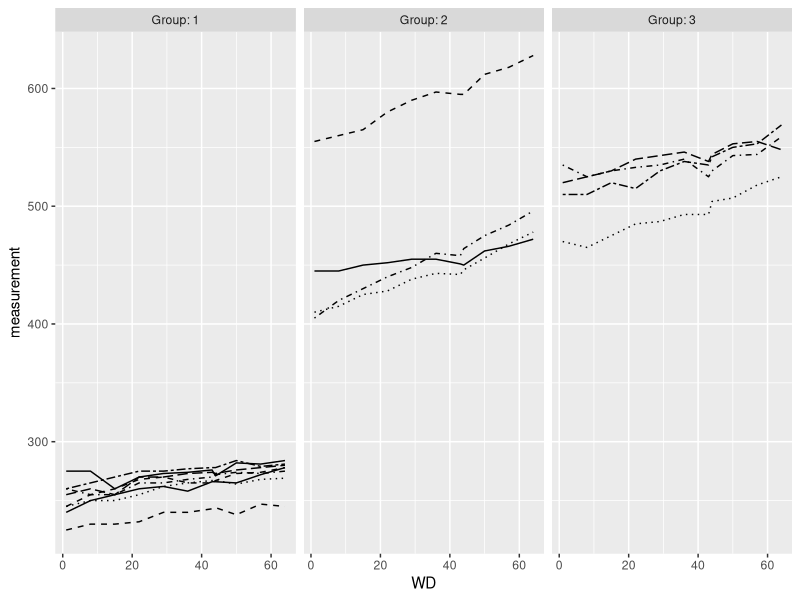
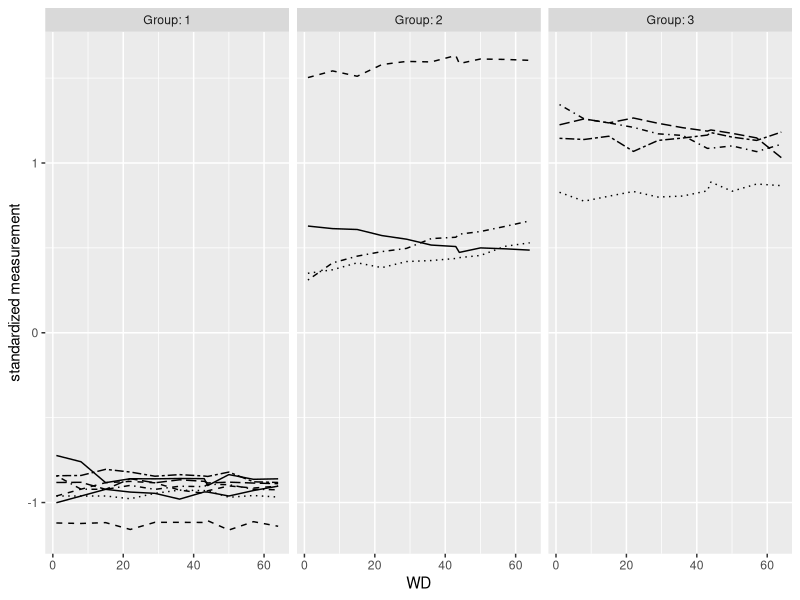
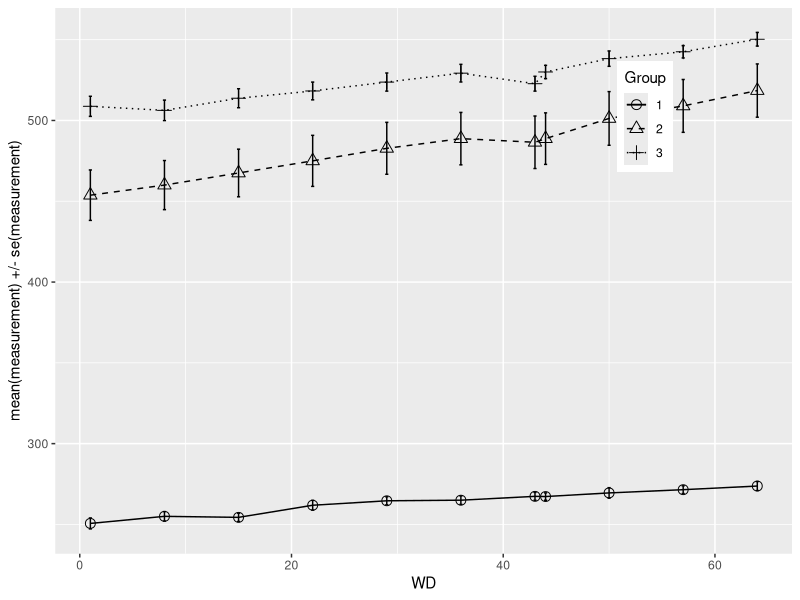
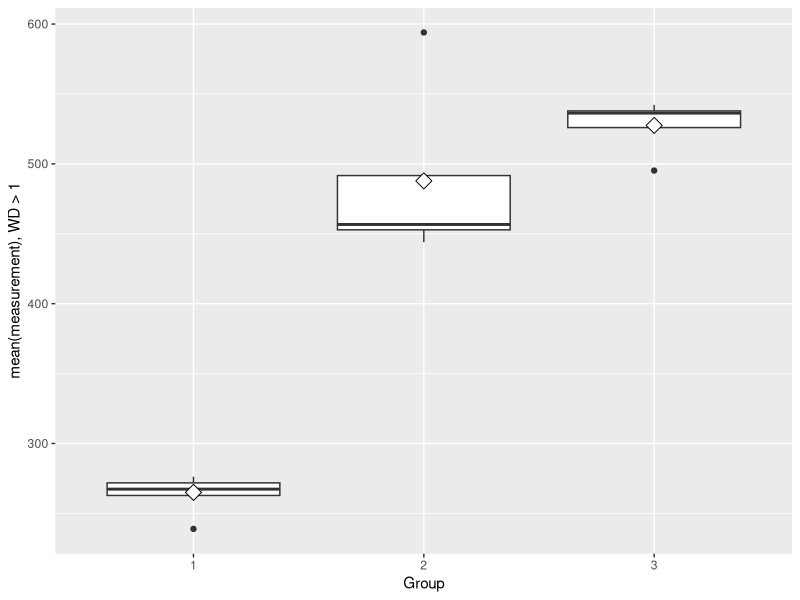
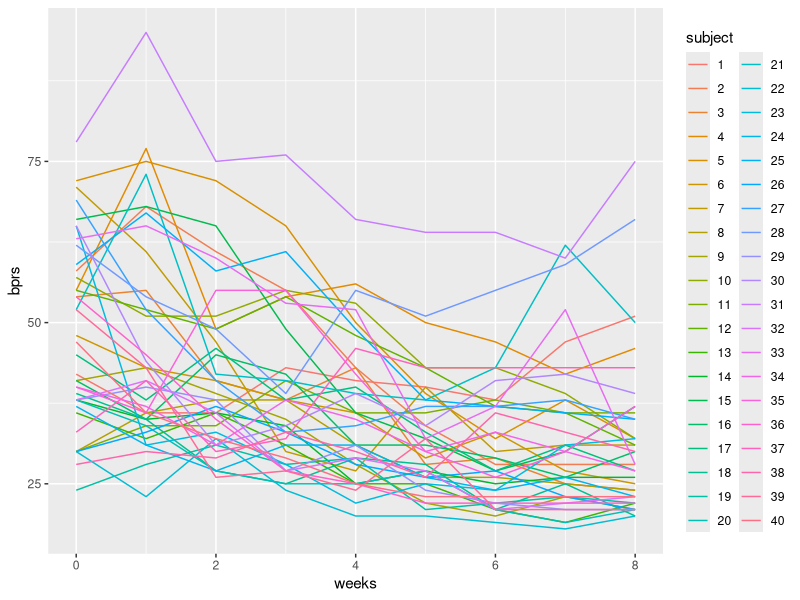
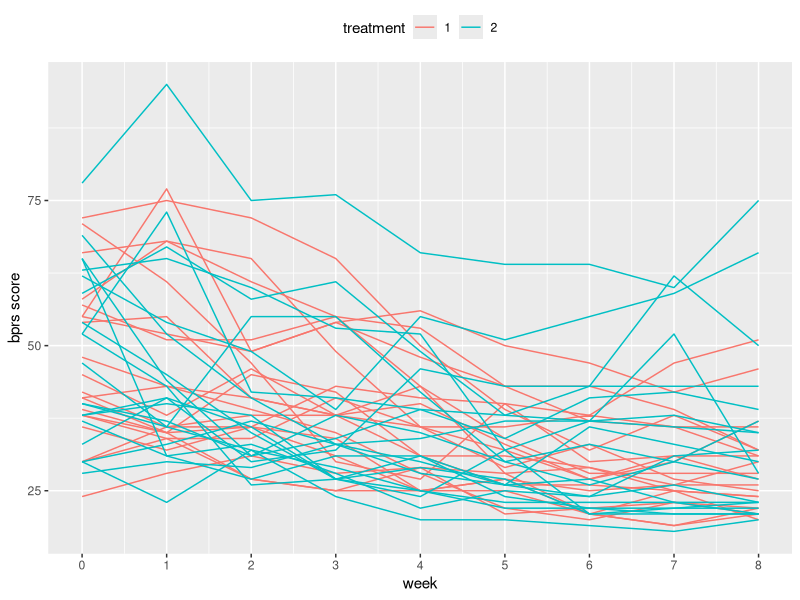
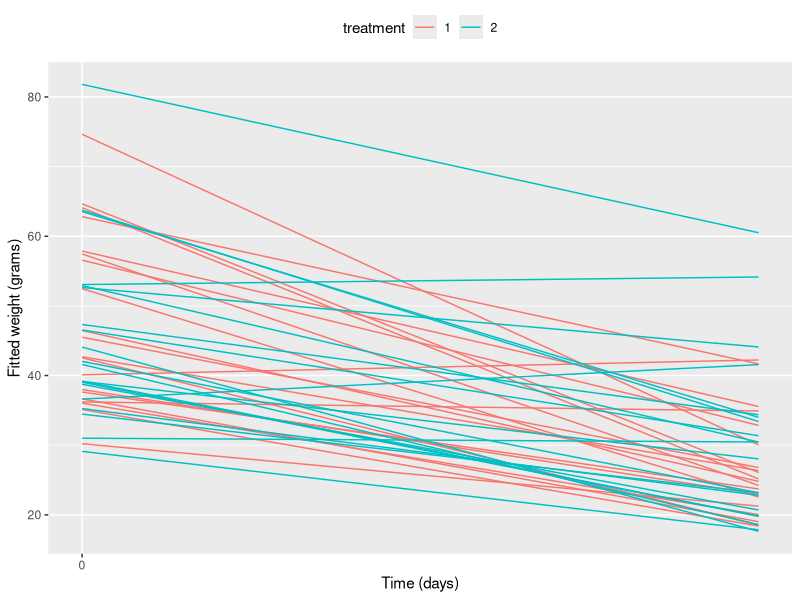

Write the R code that produced these figures, in order.
## ---- chunk 1
bprs = read.csv("data/bprs.csv")
rats = read.csv("data/rats.csv")
head(rats)
head(bprs)
## ---- chunk 2
rats$ID = as.factor(rats$ID)
rats$Group = as.factor(rats$Group)
## ---- chunk 3
library(dplyr)
library(ggplot2)

ggplot(rats, aes(x = WD, y = measurement, linetype = ID)) +
  geom_line() +
  scale_linetype_manual(values = rep(1:10, times=4)) +
  facet_grid(. ~ Group, labeller = label_both) +
  theme(legend.position = "none") + 
  scale_y_continuous(limits = c(min(rats$measurement), max(rats$measurement)))
## ---- chunk 4
library(tidyr)
rats <- rats %>%
  group_by(WD) %>%
  mutate(stdm = (measurement - mean(measurement)) / sd(measurement) ) %>%
  ungroup()

ggplot(rats, aes(x = WD, y = stdm, linetype = ID)) +
  geom_line() +
  scale_linetype_manual(values = rep(1:10, times=4)) +
  facet_grid(. ~ Group, labeller = label_both) +
  theme(legend.position = "none") + 
  scale_y_continuous(name = "standardized measurement")

## ---- chunk 5
n = 20

ratss <- rats %>%
  group_by(Group, WD) %>%
  summarise( mean = mean(measurement), se = sd(measurement)/sqrt(n) ) %>%
  ungroup()

ggplot(ratss, aes(x = WD, y = mean, linetype = Group, shape = Group)) +
  geom_line() +
  scale_linetype_manual(values = c(1,2,3)) +
  geom_point(size=3) +
  scale_shape_manual(values = c(1,2,3)) +
  geom_errorbar(aes(ymin=mean-se, ymax=mean+se, linetype="1"), width=0.3) +
  theme(legend.position = c(0.8,0.8)) +
  scale_y_continuous(name = "mean(measurement) +/- se(measurement)")

## ---- chunk 6
# Create a summary data by treatment and subject with mean as the summary variable (ignoring baseline week 0).
rats8<- rats %>%
  filter(WD > 1) %>%
  group_by(Group, ID) %>%
  summarise( mean=mean(measurement) ) %>%
  ungroup()

ggplot(rats8, aes(x = Group, y = mean)) +
  geom_boxplot() +
  stat_summary(fun.y = "mean", geom = "point", shape=23, size=4, fill = "white") +
  scale_y_continuous(name = "mean(measurement), WD > 1")

## ---- chunk 7
bprs$subject = as.factor(bprs$subject)
bprs$treatment = as.factor(bprs$treatment)
ggplot(bprs, aes(x = weeks, y = bprs, group = subject, color=subject)) +
  geom_line()
## ---- chunk 8
naive_fit = lm(bprs ~ weeks + treatment, data = bprs)
summary(naive_fit)
## ---- chunk 9
library(lme4)
lmer_fit <- lmer(bprs ~ weeks + treatment + (1 | subject), data = bprs, REML = FALSE)
summary(lmer_fit)
## ---- chunk 10
lmer_fit2 <- lmer(bprs ~ weeks + treatment + (weeks | subject), data = bprs, REML = FALSE)
summary(lmer_fit2)
## ---- chunk 11
anova(lmer_fit2, lmer_fit)
## ---- chunk 12
# dplyr, tidyr, lme4, ggplot2, RATS and RATSL are available

# create a random intercept and random slope model with the interaction
lmer_fit3 <- lmer(bprs ~ weeks * treatment + (weeks | subject), data = bprs, REML = FALSE)
print(summary(lmer_fit3))

# perform an ANOVA test on the two last
print(anova(lmer_fit3, lmer_fit2))

ggplot(bprs, aes(x = weeks, y = bprs, group = subject)) +
  geom_line(aes(color = treatment)) +
  scale_x_continuous(name = "week", breaks = seq(0, 8)) +
  scale_y_continuous(name = "bprs score") +
  theme(legend.position = "top")

Fitted <- fitted(lmer_fit3)

# Create a new column fitted to RATSL
bprs$fitted = Fitted
# draw the plot of RATSL with the Fitted values of weight
ggplot(bprs, aes(x = weeks, y = fitted, group = subject)) +
  geom_line(aes(color = treatment)) +
  scale_x_continuous(name = "Time (days)", breaks = seq(0, 60, 20)) +
  scale_y_continuous(name = "Fitted weight (grams)") +
  theme(legend.position = "top")
